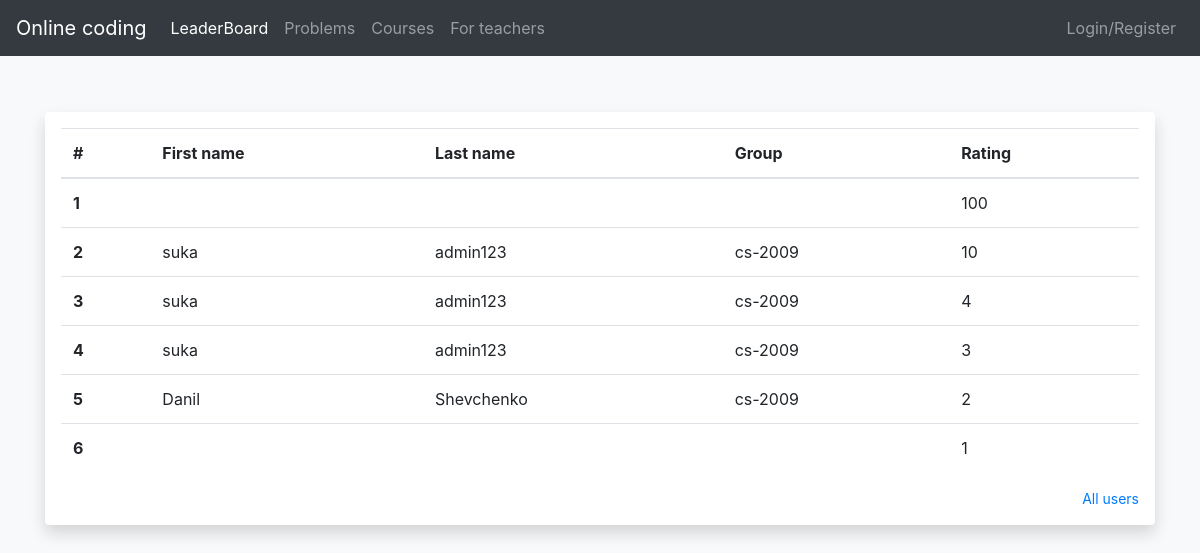
Page /leaderboard on the earlier database version.
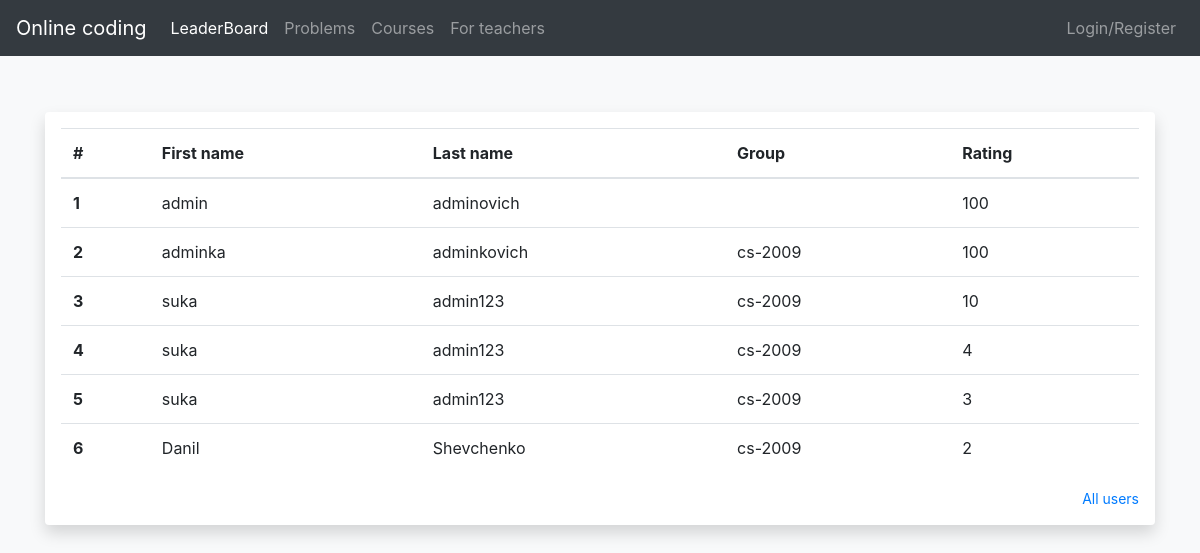
Same page on the later database version.
### user/models.py (models this page shows)
class User(AbstractBaseUser, PermissionsMixin):
    id = models.UUIDField(primary_key=True, default=uuid.uuid4, editable=False)
    first_name = models.CharField(max_length=32)
    surname = models.CharField(max_length=32)
    group = models.CharField(max_length=32)
    role = models.IntegerField(choices=ROLE_CHOICES, default=0)
    is_active = models.BooleanField(default=True)
    is_staff = models.BooleanField(default=False)
    email = models.EmailField(max_length=255, unique=True)
    rating = models.IntegerField(default=0)
    objects = UserManager()
    USERNAME_FIELD = 'email'

### api/views.py (the view, shortened to what this page needs)
# urls.py: path('leaderboard', leaderboard, name='leaderboard'),
def leaderboard(request):
    users = User.objects.all().order_by('-rating')
    place = 1
    return render(request, 'onlineCoding/leaderboard.html',
                  {
                      'users': users,
                      'place': place
                  })

### templates/onlineCoding/leaderboard.html (shortened to what this page needs)
{% extends 'onlineCoding/base.html' %}
{% block content %}
    <div class="my-3 p-3 bg-white rounded shadow">
        <table class="table">
            <thead>
            <tr>
                <th scope="col">#</th>
                <th scope="col">First name</th>
                <th scope="col">Last name</th>
                <th scope="col">Group</th>
                <th scope="col">Rating</th>
            </tr>
            </thead>
            <tbody>
            {% for user in users %}
                <tr >
                    <th scope="row">
                        {{ forloop.counter }}
                    </th>
                    <td>{{ user.first_name }}</td>
                    <td>{{ user.surname }}</td>
                    <td>{{ user.group }}</td>
                    <td>{{ user.rating }}</td>
                </tr>
            {% endfor %}
        </table>
        <small class="d-block text-right mt-3">
            <a href="#">All users</a>
        </small>
    </div>
{% endblock %}

### templates/onlineCoding/base.html (shortened to what this page needs)
<!DOCTYPE html>
<html lang="en">
<head>
    <link rel="stylesheet" href="https://cdn.jsdelivr.net/npm/bootstrap@4.6.1/dist/css/bootstrap.min.css"
>
</head>
<body class="bg-light">
<nav class="navbar navbar-expand-md fixed-top navbar-dark bg-dark">
    <a class="navbar-brand" href="#">Online coding</a>
    {% with request.resolver_match.url_name as url_name %}
        <div class="navbar-collapse offcanvas-collapse" id="navbarsExampleDefault">
            <ul class="navbar-nav mr-auto">
                <li class="nav-item {% if url_name == 'leaderboard' %} active {% endif %}">
                    <a class="nav-link" href="/leaderboard">LeaderBoard <span class="sr-only">(current)</span></a>
                </li>
                <li class="nav-item {% if url_name == 'problems' %} active {% endif %}">
                    <a class="nav-link" href="/problems">Problems</a>
                </li>
                <li class="nav-item {% if url_name == 'courses' %} active {% endif %}">
                    <a class="nav-link" href="/courses">Courses</a>
                </li>
                <li class="nav-item {% if url_name == 'teacher' %} active {% endif %}">
                    <a class="nav-link" href="/teacher">For teachers</a>
                </li>
            </ul>
            <ul class="navbar-nav">
                {% if request.user.is_authenticated %}
                    <li class="nav-item dropdown {% if url_name == 'profile' %} active {% endif %}">
                        <a class="nav-link dropdown-toggle" href="#" id="dropdown01" data-toggle="dropdown"
                           aria-haspopup="true" aria-expanded="false">{{ request.user }}</a>
                        <div class="dropdown-menu" aria-labelledby="dropdown01">
                            <a class="dropdown-item" href="/profile">Profile</a>
                            <a class="dropdown-item" href="/logout">Logout</a>
                        </div>
                    </li>
                {% else %}
                    <li class="nav-item">
                        <a class="nav-link" href="/auth">Login/Register</a>
                    </li>
                {% endif %}
            </ul>
        </div>
    {% endwith %}
</nav>
<br>
<br>
<br>
<br>
<main role="main" class="container">
    {% block content %}
    {% endblock %}
</main>
</body>
</html>

Differences in the rows shown:
changed User: first_name (not shown) → "admin"; surname (not shown) → "adminovich"; rating "1" → "100"; moves up the list
changed User: first_name (not shown) → "adminka"; surname (not shown) → "adminkovich"; group (not shown) → "cs-2009"
